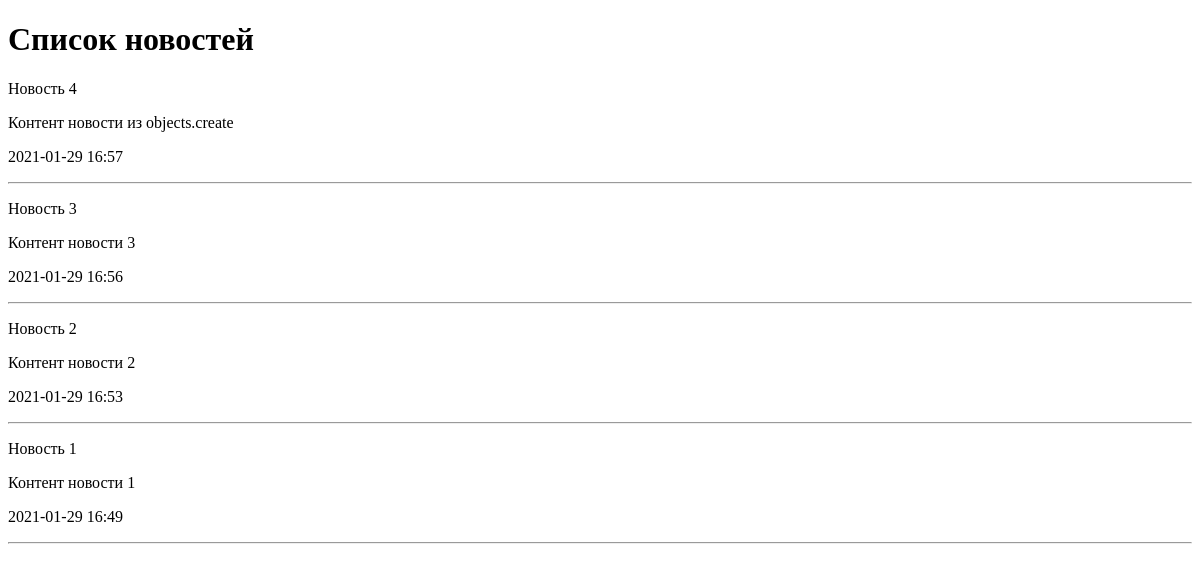
The page /news/ on the database as committed earlier.
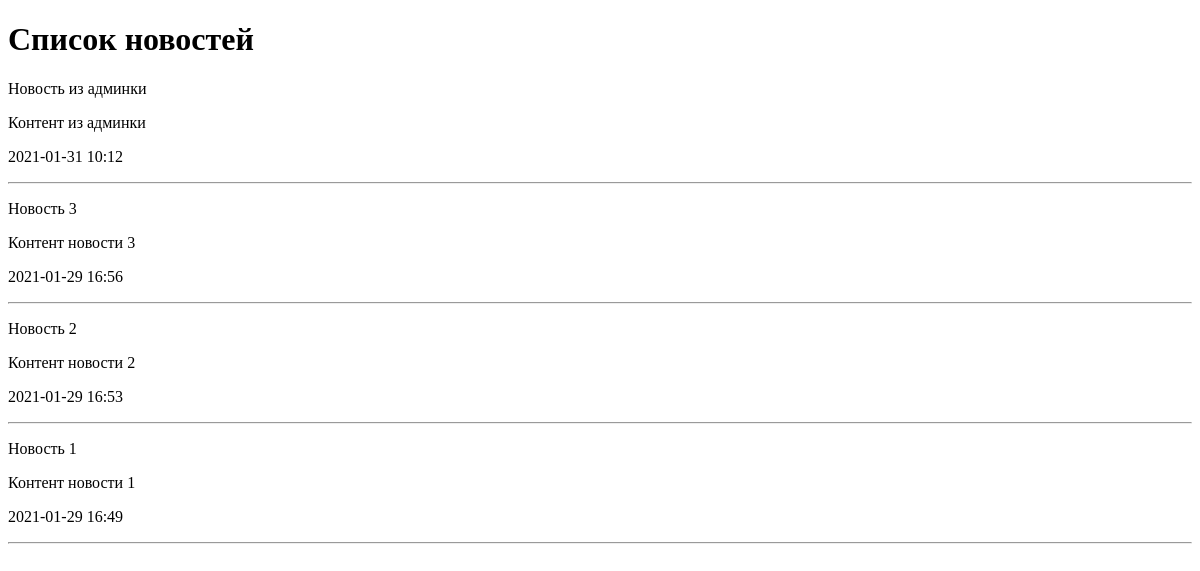
The same page on the database as committed later.
### news/models.py (models this page shows, shortened)
class News(models.Model):
    title = models.CharField(max_length = 150, verbose_name = 'Наименование')
    content = models.TextField(blank=True, verbose_name = 'Контент')
    created_at = models.DateTimeField(auto_now_add = True, verbose_name = 'Опубликовано')
    updated_at = models.DateTimeField(auto_now = True, verbose_name = 'Обновлено')
    photo = models.ImageField(upload_to = 'photos/%Y/%m/%d/', blank=True, verbose_name = 'Фото')
    is_published = models.BooleanField(default=True, verbose_name = 'Опубликовано?')
    class Meta:
        verbose_name = 'Новость'
        verbose_name_plural = 'Нвости'
        ordering = ['-created_at', 'title']

### news/views.py (the view)
# urls.py: path('', index),
def index(request):
    news = News.objects.all()
    return render(request, 'news/index.html', {'news': news, 'title': 'Список новостей'})

### news/templates/news/index.html (shortened to what this page needs)
<!DOCTYPE html>
<html lang="en">
<head>
</head>
<body>
    <h1>{{ title }}</h1>
    {% for item in news%}
    <div>
        <p>{{ item.title }}</p>
        <p>{{ item.content }}</p>
        <p>{{ item.created_at|date:"Y-m-d H:i" }}</p>
    </div>
    <hr>
    {% endfor %}
</body>
</html>

Rows that differ between the two databases and show on the page:
removed News: title "Новость 4", content "Контент новости из objects.create", created_at "2021-01-29 16:57"
added News: title "Новость из админки", content "Контент из админки", created_at "2021-01-31 10:12"
